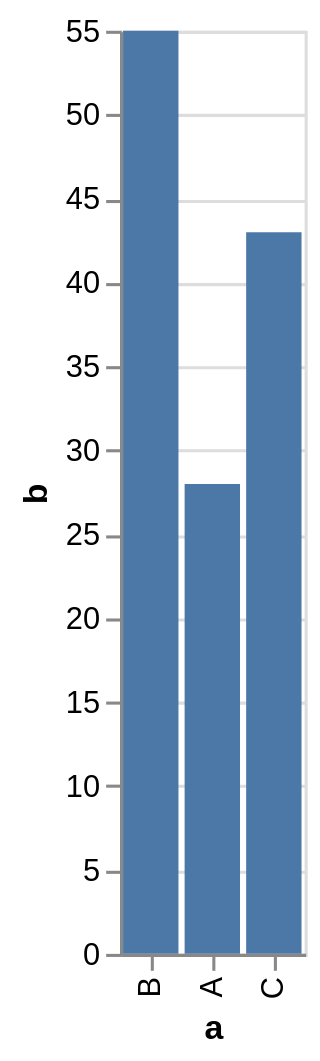

Write a Vega-Lite specification for this figure.
### Vega specification from a JSON file in a GitHub repository (floating-point values rounded to 4 significant figures)
{"$schema": "https://vega.github.io/schema/vega/v6.json", "background": "white", "padding": 5, "height": 300, "style": "cell", "data": [{"name": "source_0", "values": [{"a": "A", "b": 28}, {"a": "B", "b": 55}, {"a": "C", "b": 43}]}, {"name": "data_0", "source": "source_0", "transform": [{"type": "formula", "expr": "(indexof([\"B\",\"A\",\"C\"], datum[\"a\"]) + 1 || 4) - 1", "as": "x_a_sort_index"}]}, {"name": "data_1", "source": "data_0", "transform": [{"type": "stack", "groupby": ["a"], "field": "b", "sort": {"field": [], "order": []}, "as": ["b_start", "b_end"], "offset": "zero"}, {"type": "filter", "expr": "isValid(datum[\"b\"]) && isFinite(+datum[\"b\"])"}]}], "signals": [{"name": "x_step", "value": 20}, {"name": "width", "update": "bandspace(domain('x').length, 0.1, 0.05) * x_step"}], "marks": [{"name": "marks", "type": "rect", "style": ["bar"], "from": {"data": "data_1"}, "encode": {"update": {"fill": {"value": "#4c78a8"}, "ariaRoleDescription": {"value": "bar"}, "description": {"signal": "\"a: \" + (isValid(datum[\"a\"]) ? isArray(datum[\"a\"]) ? join(datum[\"a\"], ' ') : datum[\"a\"] : \"\"+datum[\"a\"]) + \"; b: \" + (format(datum[\"b\"], \"\"))"}, "x": {"scale": "x", "field": "a"}, "width": {"signal": "max(0.25, bandwidth('x'))"}, "y": {"scale": "y", "field": "b_end"}, "y2": {"scale": "y", "field": "b_start"}}}}], "scales": [{"name": "x", "type": "band", "domain": {"data": "data_0", "field": "a", "sort": {"op": "min", "field": "x_a_sort_index"}}, "range": {"step": {"signal": "x_step"}}, "paddingInner": 0.1, "paddingOuter": 0.05}, {"name": "y", "type": "linear", "domain": {"data": "data_1", "fields": ["b_start", "b_end"]}, "range": [{"signal": "height"}, 0], "nice": true, "zero": true}], "axes": [{"scale": "y", "orient": "left", "gridScale": "x", "grid": true, "tickCount": {"signal": "ceil(height/40)"}, "domain": false, "labels": false, "aria": false, "maxExtent": 0, "minExtent": 0, "ticks": false, "zindex": 0}, {"scale": "x", "orient": "bottom", "grid": false, "title": "a", "labelAlign": "right", "labelAngle": 270, "labelBaseline": "middle", "zindex": 0}, {"scale": "y", "orient": "left", "grid": false, "title": "b", "labelOverlap": true, "tickCount": {"signal": "ceil(height/40)"}, "zindex": 0}]}
